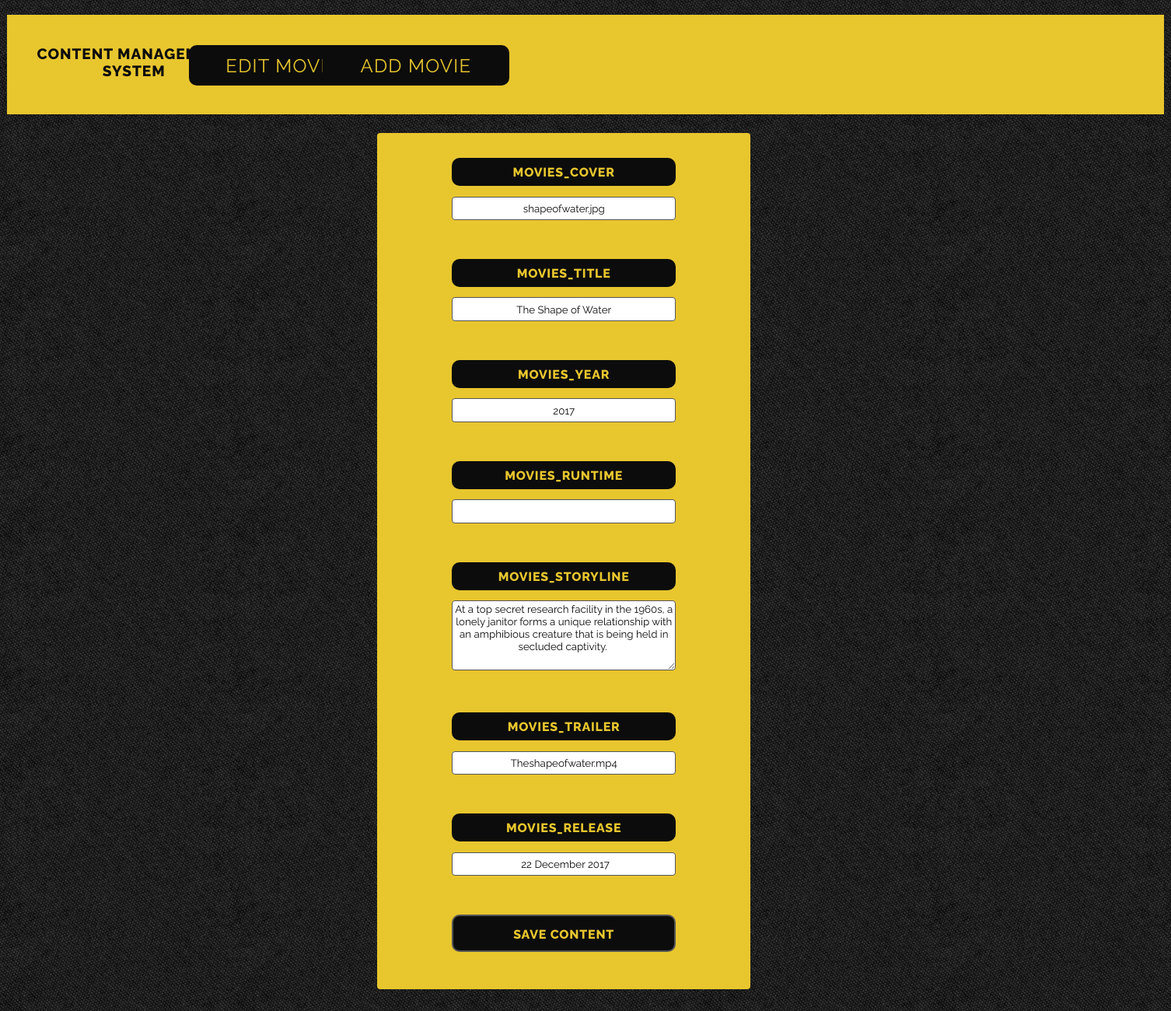
Page /admin/admin_editall.php?id=23 on the committed database.
### tables this page shows
CREATE TABLE IF NOT EXISTS `tbl_movies` (
  `movies_id` mediumint(8) unsigned NOT NULL AUTO_INCREMENT,
  `movies_cover` varchar(75) NOT NULL DEFAULT 'cover_default.jpg',
  `movies_title` varchar(125) NOT NULL,
  `movies_year` varchar(5) NOT NULL,
  `movies_runtime` varchar(25) NOT NULL,
  `movies_storyline` text NOT NULL,
  `movies_trailer` varchar(75) NOT NULL DEFAULT 'trailer_default.jpg',
  `movies_release` varchar(125) NOT NULL,
  PRIMARY KEY (`movies_id`)
);

### admin/phpscripts/read.php (called while the page is built, shortened)
<?php
	function getSingle($tbl, $col, $id) {
		include('connect.php');
		$querySingle = "SELECT * FROM {$tbl} WHERE {$col} = {$id}";
		$runSingle = mysqli_query($link, $querySingle);
		if($runSingle){
			return $runSingle;
		}else{
			$error = "There was a problem accessing this information.  Sorry about your luck ;)";
			return $error;
		}
	}
?>

### admin/phpscripts/single_edit_form.php (the view, shortened to what this page needs)
<?php
	function single_edit($tbl,$col,$id) {
		$result = getSingle($tbl, $col, $id);
		$getResult = mysqli_fetch_array($result);
		echo "<form action=\"phpscripts/editall.php\" method=\"post\">";
		for($i=0; $i<mysqli_num_fields($result); $i++) {
			$dataType = mysqli_fetch_field_direct($result,$i);
			$fieldname = $dataType -> name;
			$fieldtype = $dataType -> type;
			if($fieldname != $col){
				echo "<label>{$fieldname}</label><br>";
				if($fieldtype != "252"){
					echo "<input type=\"text\" name=\"{$fieldname}\" value=\"{$getResult[$i]}\"><br><br>";
				}else{
					echo "<textarea name=\"{$fieldname}\">{$getResult[$i]}</textarea><br><br>";
				}
			}
		}
		echo "<input type=\"submit\" value=\"Save Content\">";
		echo "</form>";
	}
?>

### css/main.css (style rules this page uses)
body { background: white; background-image: url("../images/moviebg.png"); }
h2 { color: #0c0c0c; font-family: 'Raleway', sans-serif; font-weight: 800; text-transform: uppercase; font-size: 1em; width: 17em; height: 2.5em; margin-top: -.25em; text-align: center; padding-top: .5em; letter-spacing: .05em; }
a { display: inline-block; text-align: center; margin-left: 10%; color: #e8c62e; text-decoration: none; font-family: 'Raleway', sans-serif; font-weight: 400; text-transform: uppercase; font-size: 1em; background-color: #0c0c0c; width: 80%; height: 1.3em; padding: .2em 0em .2em 0em; text-align: center; letter-spacing: .05em; border-radius: 10px; }
.nav { background-color: #e8c62e; width: 100%; height: 8em; margin-top: 1.5em; }
.nav h2 { font-size: 1.2em; padding-top: 2em; }
.nav a { width: 10em; height: 1.2em; background-color: #0c0c0c; display: inline-block; margin-left: 55%; color: #e8c62e; padding: .5em 0em .5em 0em; }
.nav ul { margin-top: -4em; margin-left: 9% }
.nav ul li { display: inline-block; margin: 0 auto; margin-left: -3em; font-size: 1.5em; }
form { background-color: #e8c62e; border-radius: 4px; width: 30em; margin-left: 32%; margin-top: 1.5em; margin-bottom: 3em; }
label { display: inline-block; text-align: center; margin-bottom: 0em; margin-top: 2em; margin-left: 20%; color: #e8c62e; text-decoration: none; font-family: 'Raleway', sans-serif; font-weight: 800; text-transform: uppercase; font-size: 1em; background-color: #0c0c0c; width: 60%; height: 1.3em; padding: .55em 0em .4em 0em; text-align: center; letter-spacing: .05em; border-radius: 10px; }
input { margin-top: 1em; width: 58.8%; text-align: center; margin-left: 20%; text-decoration: none; cursor: pointer; }
input[type=text] { background-color: white; border: 1px solid #555; height: 2em; border-radius: 4px; color: #0c0c0c; font-family: 'Raleway', sans-serif; font-weight: 400; text-decoration: none; overflow: break-word; }
input[type=submit] { text-decoration: none; display: inline-block; text-align: center; margin-bottom: 0em; margin-top: 2em; margin-left: 20%; color: #e8c62e; text-decoration: none; font-family: 'Raleway', sans-serif; font-weight: 800; text-transform: uppercase; font-size: 1em; background-color: #0c0c0c; width: 60%; height: 3em; padding: .55em 0em .4em 0em; letter-spacing: .05em; border-radius: 10px; margin-bottom: 3em; border: 2px solid #555; }
textarea { margin-top: 1em; width: 58.8%; text-align: center; margin-left: 20%; border: 1px solid #555; height: 6.3em; border-radius: 4px; color: #0c0c0c; font-family: 'Raleway', sans-serif; font-weight: 400; text-decoration: none; }

### rows in the picture
tbl_movies: movies_cover "shapeofwater.jpg", movies_title "The Shape of Water", movies_year "2017", movies_storyline "At a top secret research facility in the 1960s, a lonely janitor forms a unique relationship with an amphibious creature that is being held in secluded captivity.", movies_trailer "Theshapeofwater.mp4", movies_release "22 December 2017"

### other values in the picture
$fieldname "MOVIES_COVER"
$fieldname "MOVIES_TITLE"
$fieldname "MOVIES_YEAR"
$fieldname "MOVIES_RUNTIME"
$fieldname "MOVIES_STORYLINE"
$fieldname "MOVIES_TRAILER"
$fieldname "MOVIES_RELEASE"
